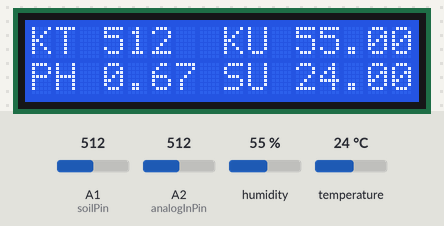
Recording of a sketch running on a simulated Arduino Uno, built with avr-gcc and run on an emulated ATmega328P. On the bench: 16×2 character LCD. Inputs (shaded band) come from the test bench; at power-on: A1 (soilPin) = 512, humidity 55 %, A2 (analogInPin) = 512, temperature 24 °C. What the sketch prints to the serial monitor is not drawn.

Above: at 1.2 s.
1.3 s: A1 (soilPin) set to 106
At 3.2 s:
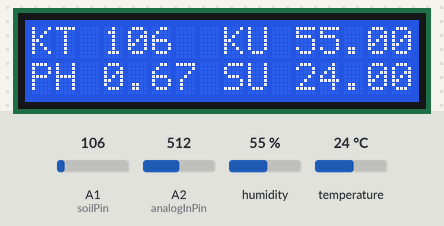
3.8 s: A1 (soilPin) set to 95
At 5.5 s:
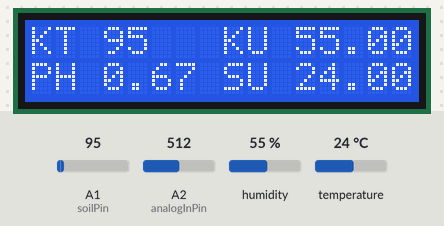
5.9 s: humidity set to 22 %
At 7.7 s:
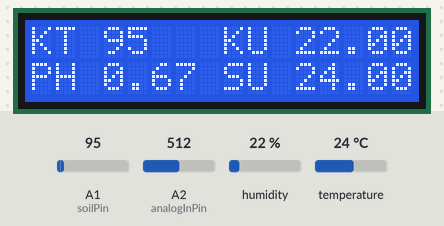
8.1 s: A2 (analogInPin) set to 716
At 9.9 s:
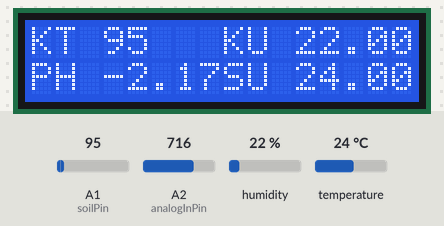
10.2 s: temperature set to 12 °C
At 11.2 s:
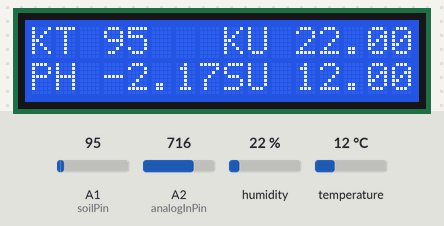
12.4 s: A2 (analogInPin) set to 992
At 13.6 s:
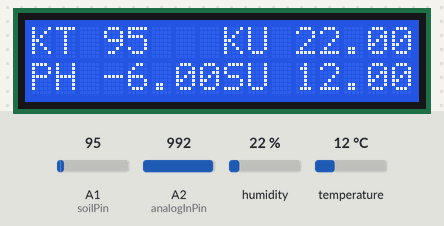
Timing chart, 0 to 15.4 s (numbered marks = the images above; inputs shaded):
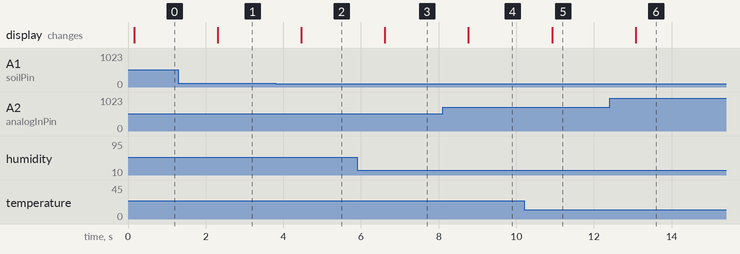

Measured:
- after the input at 1.3 s, the display: changes after 1.0 s (image 1)
- after the input at 3.8 s, the display: changes after 0.66 s (image 2)
- after the input at 5.9 s, the display: changes after 0.71 s (image 3)
- after the input at 8.1 s, the display: changes after 0.67 s (image 4)
- after the input at 10.2 s, the display: changes after 0.72 s (image 5)
- after the input at 12.4 s, the display: changes after 0.67 s (image 6)

The sketch:

ALL.ino
```cpp
#include <LiquidCrystal_I2C.h>
LiquidCrystal_I2C lcd(0x27, 16, 2);
#include <DHT.h>
DHT dht(2, DHT11); //Pin, Jenis DHT

int powerPin = 3;    // untuk pengganti VCC/5vOLT
int soilPin = A1;
int nilai ;

#define analogInPin A2
#define analogOnPin A0


 //sambungkan kabel hitam (output) ke pin A0
int sensorValue = 0;
int sensorvalue1 = 0 ;
float outputValue = 0.0;
void setup() {
    lcd.init();
  // Print a message to the LCD.
    lcd.backlight();
  // jadikan pin power sebagai output
    pinMode(powerPin, OUTPUT);
  // default bernilai LOW
    digitalWrite(powerPin, LOW);
    lcd.clear();
  Serial.begin(9600);
  dht.begin();
}
void loop() {
  digitalWrite(powerPin, HIGH);

  float kelembaban = dht.readHumidity();
  float suhu = dht.readTemperature();

  Serial.print("kelembaban udara: ");
  Serial.print(kelembaban);
  Serial.print(" ");
  Serial.print("suhu: ");
  Serial.println(suhu);
  //read the analog in value:
  sensorValue = analogRead(analogInPin);
  //rumus didapat berdasarkan datasheet
  outputValue = (-0.0139*sensorValue)+7.7851;
  Serial.print("nilai adc  = ");
  Serial.print(sensorValue);
  Serial.print("  output Ph= ");
  Serial.println(outputValue);
  int nilai = analogRead (soilPin);
  Serial.print ("kelembaban tanah = ");
  Serial.print(nilai);
  Serial.print("\n");
  lcd.clear();
  lcd.setCursor(0,0);
  lcd.print("KT");
  lcd.setCursor(3,0);
  lcd.print(nilai);
  lcd.setCursor(0,1);
  lcd.print("PH");
  lcd.setCursor(3,1);
  lcd.print(outputValue);
  lcd.setCursor(8,0);
  lcd.print("KU");
  lcd.setCursor(11,0);
  lcd.print(kelembaban);
  lcd.setCursor(8,1);
  lcd.print("SU");
  lcd.setCursor(11,1);
  lcd.print(suhu);


//   if(nilai > 700){a
//   Serial.println("  tanah kondisi kering");
//   }else if(nilai < 700 && nilai > 350){
//   Serial.println("  tanah kondisi normal");
//   }else{
//   Serial.println("  tanah kondisi basah");
  delay(1000);
// }
}
```
